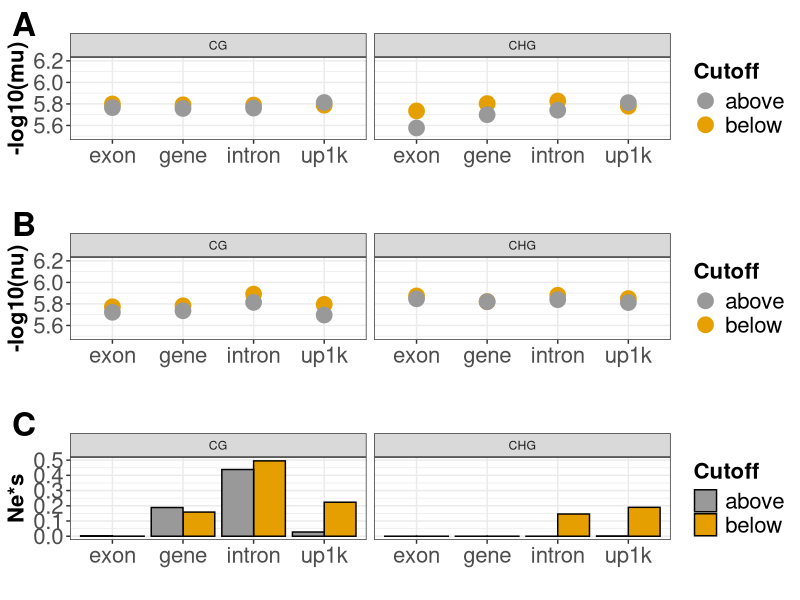
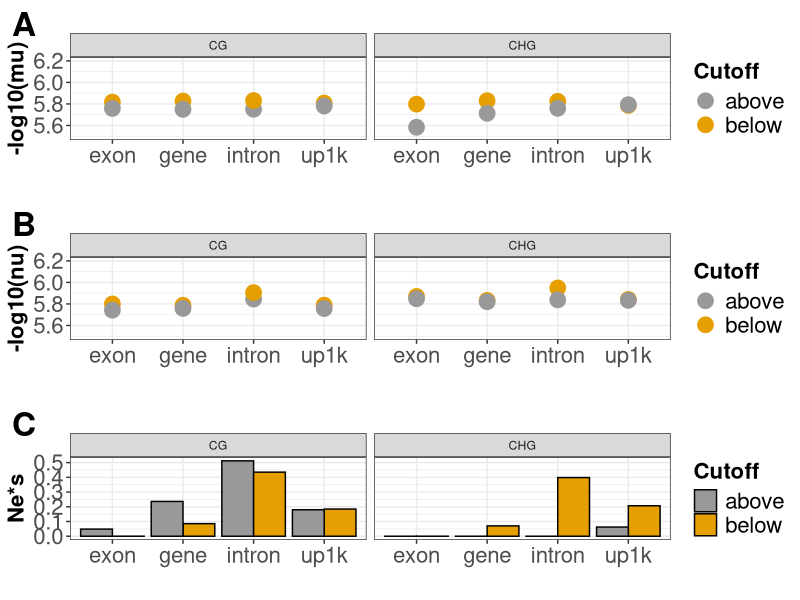
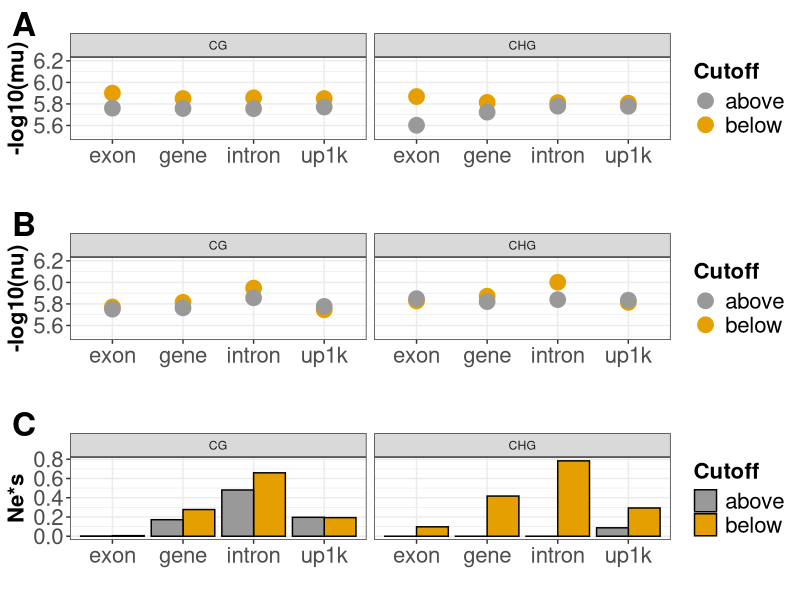
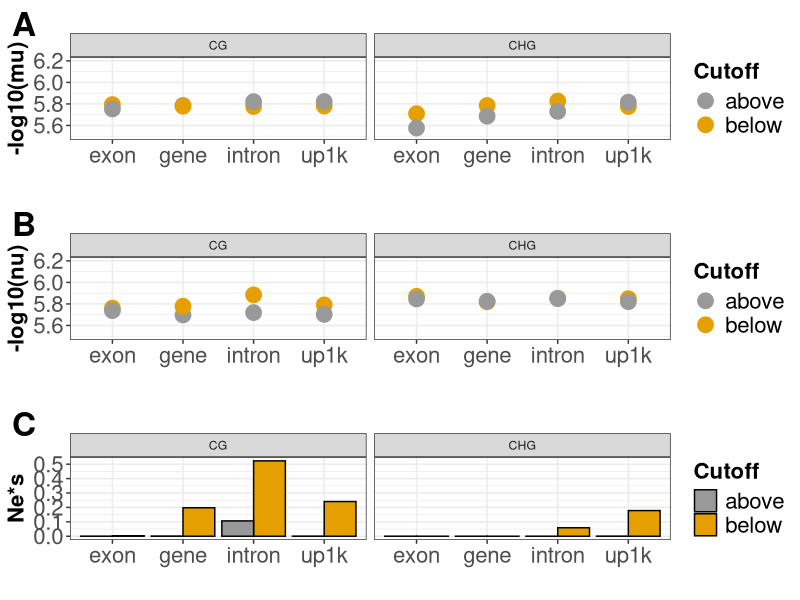
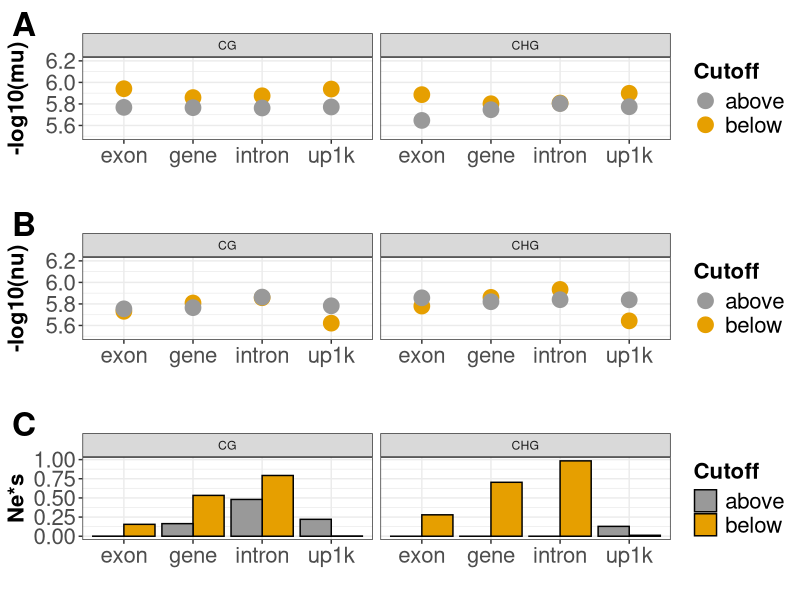

Reproduce these figures in R, in order.
## ---- chunk 1
knitr::opts_chunk$set(echo = TRUE) 
knitr::opts_knit$set(root.dir=normalizePath('../../')) 
#library(tidyverse)
library(ggplot2)
library(cowplot)
## ---- chunk 2

plotfun <- function(myout){
    fsize=16
    p1 <- ggplot(myout, aes(x=factor(feature), y= -log10(mu), color=gset)) + 
        geom_point(stat = "identity", size=5) +
        facet_wrap(~ context) + 
        scale_color_manual(values=c('#999999','#E69F00')) +
        #guides(fill=TRUE) +
        ylim(c(5.5, 6.2)) +
        xlab("") +
        ylab("-log10(mu)") +
        ggtitle("") + theme_bw() +
        labs(color="Cutoff") +
        theme(axis.text = element_text(angle = 0, size=fsize),
              axis.title=element_text(size=fsize, face="bold"),
              legend.title = element_text(size=fsize, face="bold"),
              legend.text = element_text(size=fsize))
    
    p2 <- ggplot(myout, aes(x=factor(feature), y= -log10(nu), color=gset)) + 
        geom_point(stat = "identity", size=5) +
        facet_wrap(~ context) + 
        scale_color_manual(values=c('#999999','#E69F00')) +
        #guides(fill=TRUE) +
        ylim(c(5.5, 6.2)) +
        xlab("") +
        ylab("-log10(nu)") +
        ggtitle("") + theme_bw() +
        labs(color="Cutoff") +
        theme(axis.text = element_text(angle = 0, size=fsize),
              axis.title=element_text(size=fsize, face="bold"),
              legend.title = element_text(size=fsize, face="bold"),
              legend.text = element_text(size=fsize))
    
    p3 <- ggplot(myout, aes(x=factor(feature), y= nes, fill=gset)) + 
        geom_bar(stat="identity", color="black", position=position_dodge()) +
        facet_wrap(~ context) + 
        scale_fill_manual(values=c('#999999','#E69F00')) +
        #guides(fill=TRUE) +
        #ylim(c(-7, -5)) +
        xlab("") +
        ylab("Ne*s") +
        ggtitle("") + theme_bw() +
        labs(fill="Cutoff") +
        theme(axis.text = element_text(angle = 0, size=fsize),
              axis.title=element_text(size=fsize, face="bold"),
              legend.title = element_text(size=fsize, face="bold"),
              legend.text = element_text(size=fsize))
    outplot <- plot_grid(p1, p2, p3, ncol=1, align="v", labels =c("A", "B", "C"), label_size = 24)
}

    

## ---- chunk 3
out <- read.csv("cache/mcmc_genic_fs_rpkm_updown.csv")
out$context <- gsub(".csv|.*_", "", out$comet_file)

# -0.340779507155726  0.679169242806791   1.17266506283193 

# highly expressed genes
myout <- subset(out, cutoff > 1)
pdf("graphs/Fig_genic_updown_rpkm_q1.pdf", height=10, width=8)
tplot <- plotfun(myout)
tplot
dev.off()


# meanly expressed genes
myout <- subset(out, cutoff > 0 & cutoff < 1)
pdf("graphs/Fig_genic_updown_rpkm_median.pdf", height=10, width=8)
tplot <- plotfun(myout)
tplot
dev.off()


# lowly expressed genes
myout <- subset(out, cutoff < 0)
pdf("graphs/Fig_genic_updown_rpkm_q3.pdf", height=10, width=8)
tplot <- plotfun(myout)
tplot
dev.off()

## ---- chunk 4
geneset <- read.csv("cache/geneset_rnaseq.csv")
geneset$value <- log10(geneset$m)


# -0.340779507155726  0.679169242806791   1.17266506283193 
# -0.340779507155726  0.679169242806791   1.17266506283193 
geneset$Cutoff <- "above"
geneset[geneset$value < 1.172, ]$Cutoff <- "below"

p1 <- ggplot(geneset, aes(x=value, fill=Cutoff)) + 
        geom_histogram(bins=50) +
        scale_fill_manual(values=c('#999999','#E69F00'))

        

geneset$Cutoff <- "above"
geneset[geneset$value < 0.679169242806791, ]$Cutoff <- "below"

p2 <- ggplot(geneset, aes(x=value, fill=Cutoff)) + 
        geom_histogram(bins=50) +
        scale_fill_manual(values=c('#999999','#E69F00'))
        

geneset$Cutoff <- "above"
geneset[geneset$value < -0.34, ]$Cutoff <- "below"

p3 <- ggplot(geneset, aes(x=value, fill=Cutoff)) + 
        geom_histogram(bins=50) +
        scale_fill_manual(values=c('#999999','#E69F00'))
        
## ---- chunk 5
out <- read.csv("cache/mcmc_genic_fs_rpkm_updown_extreme.csv")
out$context <- gsub(".csv|.*_", "", out$comet_file)

# -0.340779507155726  0.679169242806791   1.17266506283193 

# highly expressed genes
myout <- subset(out, cutoff > 0)
pdf("graphs/Fig_genic_updown_rpkm_q90.pdf", height=10, width=8)
tplot <- plotfun(myout)
tplot
dev.off()


# meanly expressed genes
myout <- subset(out, cutoff < 0)
pdf("graphs/Fig_genic_updown_rpkm_q10.pdf", height=10, width=8)
tplot <- plotfun(myout)
tplot
dev.off()

